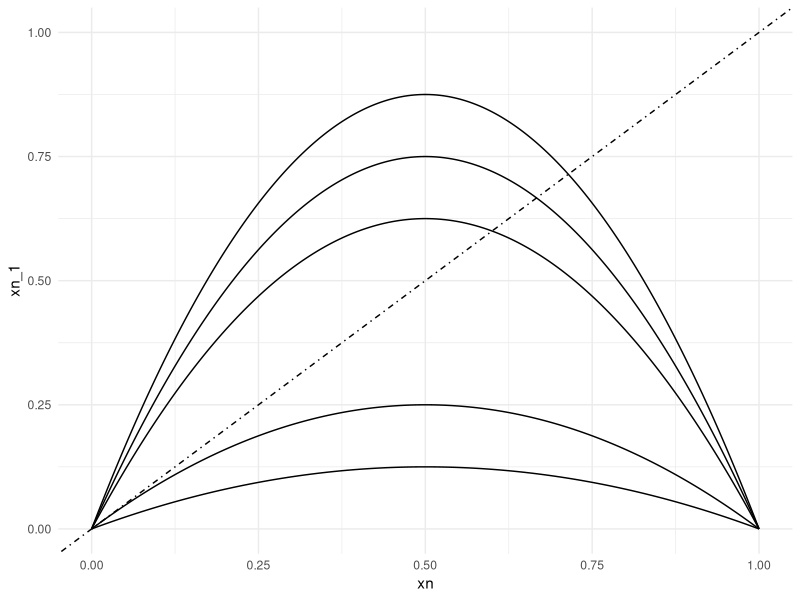

R code for this plot:
# Clear the environment
rm(list = ls())

# Introduction to Discrete-Time Models
packages <- c("dplyr", "tidyverse", "readxl", "ggplot2", "ggpubr")

# Install required packages
install_load_packages <- function(list_of_packages){
  for (package in list_of_packages){
    if (! package %in% installed.packages()){
      install.packages(package)
    }
    library(package, character.only = TRUE)
  }
}

install_load_packages(packages)

# Visualise the fixed points at different parabola to represent alternative steady states given different parameter values
r1 <- 0.5
r2 <- 1
r3 <- 2.5
r4 <- 3
r5 <- 3.5

# Draw a diagonal line for multiple parabolas to identify the alternative fixed points
# Define the function (discrete logistic model) for the parabola 
parabola <- function(xn, r){
  # Define the length of the outputs
  n_length <- length(xn)
  x <- numeric(n_length)
  
  for (n in seq_along(x)){
    x[n] <- r*xn[n]*(1-(xn[n]))
  }
  return(x)
}

start <- 0
end <- 1
x_length <- 500
xn <- seq(start, end, length.out = x_length)

df_parabola_xn <- xn
df_parabola_xn_1 <- parabola(xn, r1)
df_parabola_xn_2 <- parabola(xn, r2)
df_parabola_xn_3 <- parabola(xn, r3)
df_parabola_xn_4 <- parabola(xn, r4)
df_parabola_xn_5 <- parabola(xn, r5)

df_parabola1 <- data.frame(xn = df_parabola_xn, xn_1 = df_parabola_xn_1)
df_parabola2 <- data.frame(xn = df_parabola_xn, xn_1 = df_parabola_xn_2)
df_parabola3 <- data.frame(xn = df_parabola_xn, xn_1 = df_parabola_xn_3)
df_parabola4 <- data.frame(xn = df_parabola_xn, xn_1 = df_parabola_xn_4)
df_parabola5 <- data.frame(xn = df_parabola_xn, xn_1 = df_parabola_xn_5)


# Draw the parabola and the diagonal line
parabola_plot <- function(df1, df2, df3, df4, df5){
  ggplot() +
    geom_line(data = df1, aes(x = xn, y = xn_1))+
    geom_line(data = df2, aes(x = xn, y = xn_1))+
    geom_line(data = df3, aes(x = xn, y = xn_1))+
    geom_line(data = df4, aes(x = xn, y = xn_1))+
    geom_line(data = df5, aes(x = xn, y = xn_1))+
    theme_minimal()+
    geom_abline(intercept = 0, slope = 1, linetype = "dotdash")+
    coord_cartesian(xlim = c(0,1), ylim = c(0,1))
}

# Plot the parabola
# parabola1 <- parabola_plot(df_parabola1)
# parabola2 <- parabola_plot(df_parabola2)
# parabola3 <- parabola_plot(df_parabola3)
# parabola4 <- parabola_plot(df_parabola4)
# parabola5 <- parabola_plot(df_parabola5)
# 
# parabola1
# parabola2
# parabola3
# parabola4
# parabola5


parabola_all <- parabola_plot(df_parabola1, df_parabola2, df_parabola3, df_parabola4, df_parabola5)